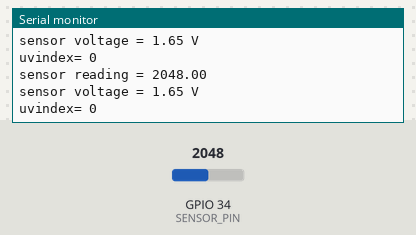
The program below on a simulated ESP32. Shown: the last lines printed to the serial monitor. The inputs (shaded band) are chosen by the test bench; at power-on: GPIO 34 (SENSOR_PIN) = 2048.

Above: at 2.2 s.
2.3 s: GPIO 34 (SENSOR_PIN) set to 2866
At 3.6 s:
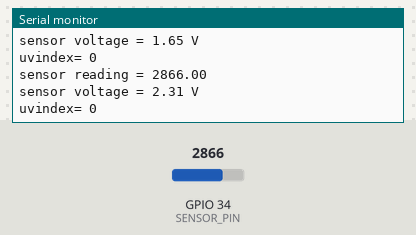
3.8 s: GPIO 34 (SENSOR_PIN) set to 3603
At 4.8 s:
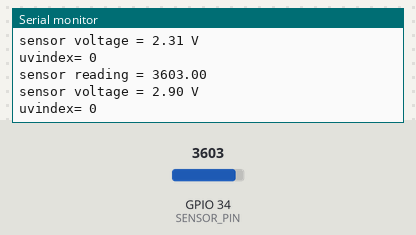
Timing chart, 0 to 6.8 s (numbered marks = the images above; inputs shaded):
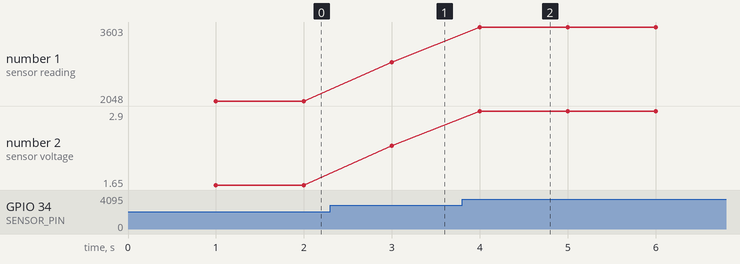

The program:

main.cpp
```cpp
#include <Arduino.h>
const int SENSOR_PIN = 34;


void setup() {
  Serial.begin(9600);
  delay(1000);
}

void loop() {
  float sensorVoltage;
  float sensorValue;
  int uvindex;
  sensorValue = analogRead(SENSOR_PIN);
  sensorVoltage = sensorValue/4095*3.3;

  if      (sensorVoltage < 0.05) uvindex=0;
  else if (sensorVoltage > 0.05 && sensorVoltage <= 0.227) uvindex = 1;
  else if (sensorVoltage > 0.227 && sensorVoltage <= 0.318) uvindex = 2;
  else if (sensorVoltage > 0.318 && sensorVoltage <= 0.408) uvindex = 3;
  else if (sensorVoltage > 0.408 && sensorVoltage <= 0.503) uvindex = 4;
  else if (sensorVoltage > 0.503 && sensorVoltage <= 0.606) uvindex = 5;
  else if (sensorVoltage > 0.606 && sensorVoltage <= 0.696) uvindex = 6;
  else if (sensorVoltage > 0.696 && sensorVoltage <= 0.795) uvindex = 7;
  else if (sensorVoltage > 0.795 && sensorVoltage <= 0.881) uvindex = 8;
  else if (sensorVoltage > 0.881 && sensorVoltage <= 0.976) uvindex = 9;
  else if (sensorVoltage > 0.976 && sensorVoltage <= 1.079) uvindex = 10;
  else if (sensorVoltage > 1.079 && sensorVoltage <= 1.170) uvindex = 11;
  else uvindex = 0;


  Serial.print("sensor reading = ");
  Serial.print(sensorValue);
  Serial.println("");
  Serial.print("sensor voltage = ");
  Serial.print(sensorVoltage);
  Serial.println(" V");
  Serial.print("uvindex= ");
  Serial.print(uvindex);
  Serial.println();
  delay(1000);
}
```

Measured:
- after the input at 2.3 s, the serial monitor: prints a new line after 0.70 s (image 1)
- after the input at 3.8 s, the serial monitor: prints a new line after 0.20 s (image 2)
- plotted number 1: 2048 → 2866 after the input at 2.3 s, 2866 → 3603 after the input at 3.8 s
- plotted number 2: 1.65 → 2.31 after the input at 2.3 s, 2.31 → 2.9 after the input at 3.8 s
